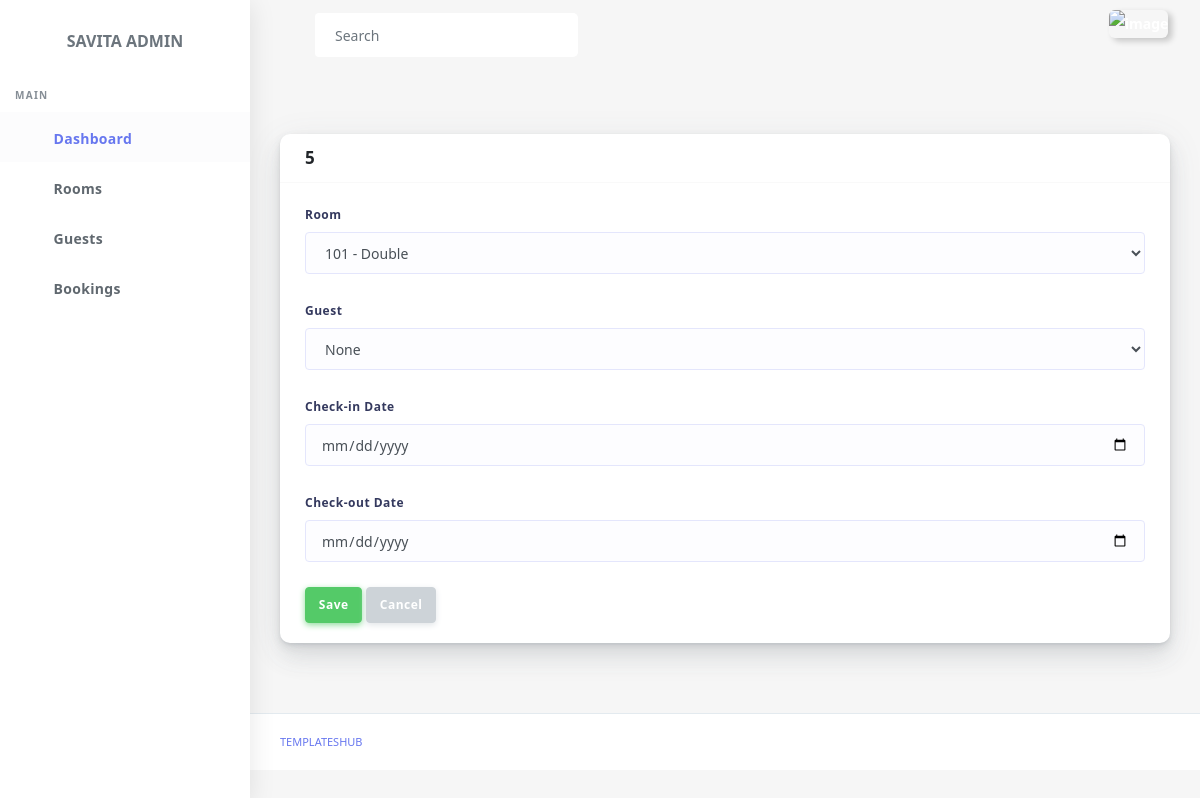
The page /bookings/5/edit/ on the database its author committed.
### src/models.py (models this page shows, shortened)
class Booking(models.Model):
    room = models.ForeignKey(Room, on_delete=models.CASCADE)
    guest = models.ForeignKey(Guest, on_delete=models.CASCADE)
    check_in_date = models.DateField()
    check_out_date = models.DateField()
    total_price = models.DecimalField(max_digits=10, decimal_places=2, blank=True, null=True)

class Room(models.Model):
    ROOM_TYPES = [
        ('single', 'Single'),
        ('double', 'Double'),
        ('suite', 'Suite'),
    ]
    room_number = models.CharField(max_length=10, unique=True)
    room_type = models.CharField(max_length=10, choices=ROOM_TYPES)
    price_per_night = models.DecimalField(max_digits=8, decimal_places=2)
    is_available = models.BooleanField(default=True)

class Guest(models.Model):
    name = models.CharField(max_length=100, null=True, blank=True)
    email = models.EmailField()
    phone_number = models.CharField(max_length=15, null=True, blank=True)

### src/views.py (the view, shortened to what this page needs)
# urls.py: path('bookings/<int:pk>/edit/', views.booking_update, name='booking_update'),
def booking_update(request, pk):
    booking = get_object_or_404(Booking, pk=pk)
    rooms = Room.objects.filter(is_available=True) | Room.objects.filter(id=booking.room.id)
    guests = Guest.objects.all()
    return render(request, 'savita_admin/booking_form.html', {'booking': booking, 'rooms': rooms, 'guests': guests})

### src/templates/savita_admin/booking_form.html (shortened to what this page needs)
{% extends "savita_admin/partials/base.html" %}
{% block content %}
<div class="main-content mt-1">
    <div class="card">
        <div class="card-header">
            <h4>{{ booking.id|default:"Add New Booking" }}</h4>
        </div>
        <div class="card-body">
            <form method="post">
                <div class="form-group">
                    <label for="room">Room</label>
                    <select id="room" name="room" class="form-control" required>
                        {% for room in rooms %}
                        <option value="{{ room.id }}" {% if booking.room.id == room.id %}selected{% endif %}>{{ room.room_number }} - {{ room.get_room_type_display }}</option>
                        {% endfor %}
                    </select>
                </div>
                <div class="form-group">
                    <label for="guest">Guest</label>
                    <select id="guest" name="guest" class="form-control" required>
                        {% for guest in guests %}
                        <option value="{{ guest.id }}" {% if booking.guest.id == guest.id %}selected{% endif %}>{{ guest.name }}</option>
                        {% endfor %}
                    </select>
                </div>
                <div class="form-group">
                    <label for="check_in_date">Check-in Date</label>
                    <input type="date" id="check_in_date" name="check_in_date" value="{{ booking.check_in_date|default:'' }}" class="form-control" required>
                </div>
                <div class="form-group">
                    <label for="check_out_date">Check-out Date</label>
                    <input type="date" id="check_out_date" name="check_out_date" value="{{ booking.check_out_date|default:'' }}" class="form-control" required>
                </div>
                <button type="submit" class="btn btn-success">Save</button>
                <a href="{% url 'booking_list' %}" class="btn btn-secondary">Cancel</a>
            </form>
        </div>
    </div>
</div>
{% endblock content %}

### rows shown on the page
Booking: id "5", room "101 - Double", guest "None"
